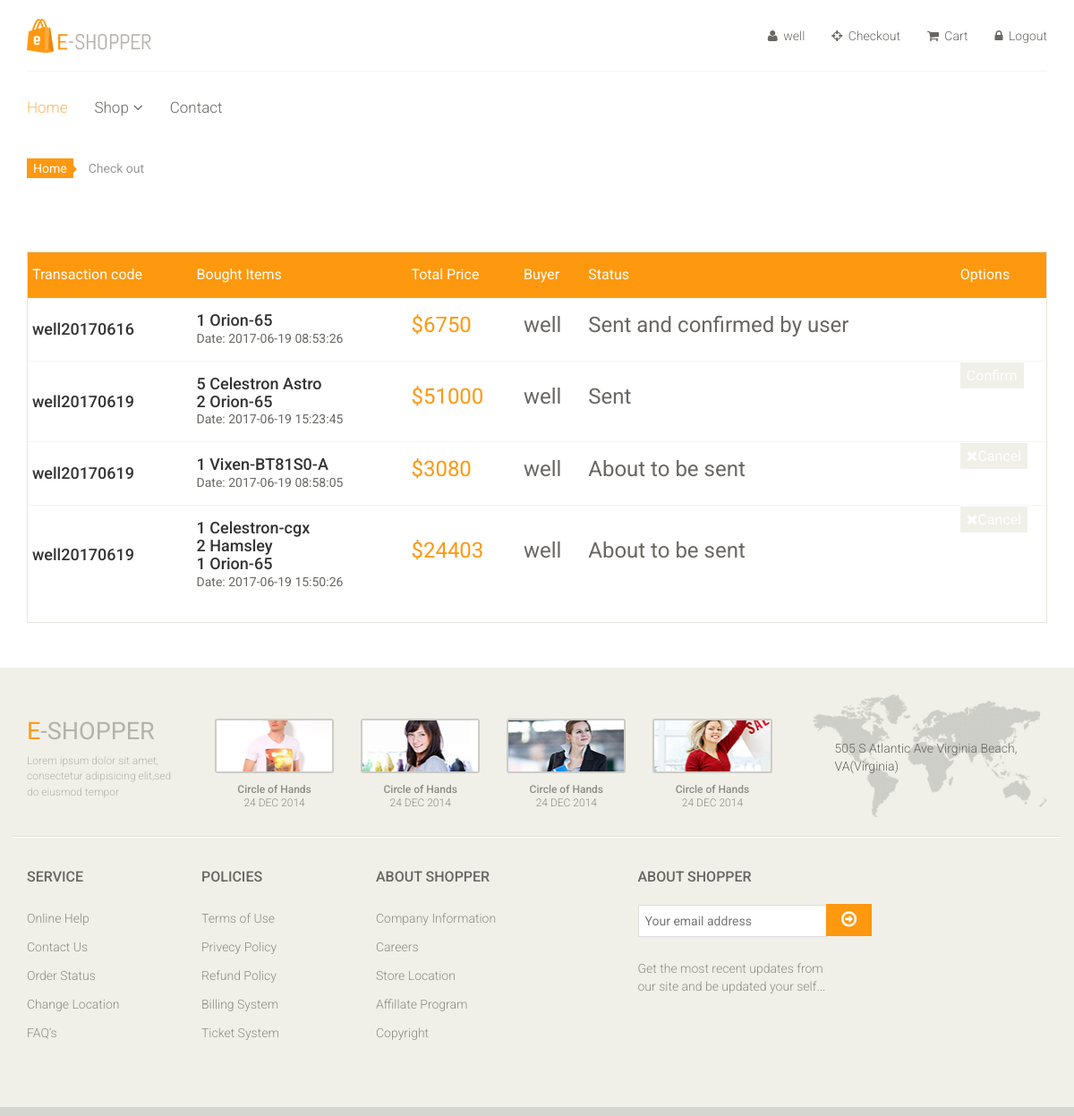
Page /checkout.php (signed in) on the committed database.
### tables this page shows
CREATE TABLE `checkout` (
  `id` int(11) NOT NULL,
  `kodeT` varchar(50) NOT NULL,
  `idU` varchar(50) NOT NULL,
  `bought` varchar(500) NOT NULL,
  `date` timestamp NOT NULL DEFAULT CURRENT_TIMESTAMP ON UPDATE CURRENT_TIMESTAMP,
  `status` varchar(50) NOT NULL,
  `total` int(11) NOT NULL
);

### process/checkout.php (called while the page is built, shortened)
<?php include_once('connection.php');?>
<?php
class Checkout{
	private $conn;
	public function __construct(){
		$this->pdo=new connection();
		$this->conn=$this->pdo->getConnect();
	}
	public function getCheck($id){
		$sql=$this->conn->prepare("select * from checkout where idU=:id");
		$sql->bindParam(":id",$id);
		$sql->execute();
		$result=$sql->fetchAll();
		return $result;
	}
}
 ?>

### process/connection.php (called while the page is built, shortened)
<?php
class Connection{
	private $servername="localhost";
	private $database="uas";
	private $username="root";
	private $password="";
	private $conn;
	function __construct(){
		$this->conn=null;
	}
	public function getConnect()
	  {
	    if ($this->conn == null) {
	      try {
	        $this->conn = new PDO('mysql:host='.$this->servername.';dbname='.$this->database.';', $this->username, $this->password);
	        $this->conn->setAttribute(PDO::ATTR_ERRMODE, PDO::ERRMODE_EXCEPTION);
	        $this->conn->setAttribute(PDO::ATTR_DEFAULT_FETCH_MODE, PDO::FETCH_ASSOC);
	      } catch (PDOException $e) {
	        die($e->getMessage());
	      }
	    }
   		 return $this->conn;
  }
}
 ?>

### checkout.php (the view)
<?php require_once('header.php') ?>
<?php require_once('process/checkout.php');?>
<?php
	$c=new checkout();
	$check=$c->getCheck($_SESSION['login']);
 ?>
<section id="cart_items">
		<div class="container">
			<div class="breadcrumbs">
				<ol class="breadcrumb">
				  <li><a href="#">Home</a></li>
				  <li class="active">Check out</li>
				</ol>
			</div>
			<div class="table-responsive cart_info">
				<table class="table table-condensed">
					<thead>
						<tr class="cart_menu">
							<td class="description">Transaction code</td>
							<td class="description">Bought Items</td>
							<td class="price">Total Price</td>
							<td>Buyer</td>
							<td>Status</td>
							<td>Options</td>
						</tr>
					</thead>
					<tbody>
					<?php foreach($check as $i){?>
						<tr>
							<td>
								<h4><?php echo $i['kodeT'];?></h4>
							</td>
							<td class="cart_description">
								<h4><?php echo $i['bought'];?></h4>
								<p>Date: <?php echo $i['date'];?></p>
							</td>
							<td class="cart_total">
								<p class="cart_total_price">$<?php echo $i['total'];?></p>
							</td>
							<td class="cart_description">
								<p class="cart_total_price"><?php echo $i['idU'];?></p>
							</td>
							<td class="cart_description">
								<p class="cart_total_price"><?php echo $i['status'];?></p>
							</td>
							<td class="cart_delete">
							<?php if($i['status']=="About to be sent") {?>
								<a class="cart_quantity_delete" href="process/cancel_checkout.php?id=<?php echo $i['id']; ?>"><i class="fa fa-times"></i>Cancel</a>
								<?php } else if($i['status']=="Sent"){?>
								<a href="process/confirm_check.php?id=<?php echo $i['id'];?>">Confirm</a>
								<?php } ?>
							</td>
						</tr>
						<?php } ?>
					</tbody>
				</table>
			</div>
	</section>
<?php require_once('footer.php');?>

### css/main.css (style rules this page uses)
body { font-family: 'Roboto', sans-serif; background:; position: relative; font-weight:400px; }
a { -webkit-transition: 300ms; -moz-transition: 300ms; -o-transition: 300ms; transition: 300ms; }
h1, h2, h3, h4, h5, h6 { font-family: 'Roboto', sans-serif; }
.breadcrumbs { position: relative; }
.breadcrumbs .breadcrumb { background:transparent; margin-bottom: 75px; padding-left: 0; }
.breadcrumbs .breadcrumb li a { background:#FE980F; color: #FFFFFF; padding: 3px 7px; }
.breadcrumbs .breadcrumb li a:after { content:""; height:auto; width: auto; border-width: 8px; border-style: solid; border-color:transparent transparent transparent #FE980F; position: absolute; top: 11px; left:48px; }
.breadcrumbs .breadcrumb > li + li:before { content: " "; }
#cart_items .cart_info { border: 1px solid #E6E4DF; margin-bottom: 50px }
#cart_items .cart_info .cart_menu { background: #FE980F; color: #fff; font-size: 16px; font-family: 'Roboto', sans-serif; font-weight: normal; }
#cart_items .cart_info .table.table-condensed thead tr { height: 51px; }
#cart_items .cart_info .table.table-condensed tr { border-bottom: 1px solid#F7F7F0 }
#cart_items .cart_info .table.table-condensed tr:last-child { border-bottom: 0 }
.cart_info table tr td { border-top: 0 none; vertical-align: inherit; }
#cart_items .cart_info .cart_description h4 { margin-bottom: 0 }
#cart_items .cart_info .cart_description p { color:#696763 }
#cart_items .cart_info .cart_total_price { color: #FE980F; font-size: 24px; }
.cart_delete { display: block; margin-right: -12px; overflow: hidden; }
.cart_delete a { background:#F0F0E9; color: #FFFFFF; padding: 5px 7px; font-size: 16px }

### rows in the picture
checkout: kodeT "well20170616", bought "1 Orion-65", date "2017-06-19 08:53:26", total "6750", idU "well", status "Sent and confirmed by user"
checkout: kodeT "well20170619", bought "5 Celestron Astro 2 Orion-65", date "2017-06-19 15:23:45", total "51000", idU "well", status "Sent"
checkout: kodeT "well20170619", bought "1 Vixen-BT81S0-A", date "2017-06-19 08:58:05", total "3080", idU "well", status "About to be sent"
checkout: kodeT "well20170619", bought "1 Celestron-cgx 2 Hamsley 1 Orion-65", date "2017-06-19 15:50:26", total "24403", idU "well", status "About to be sent"

### other values in the picture
$_SESSION['name'] "well"
